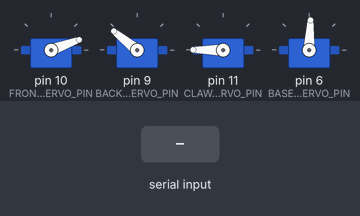
A sketch run on a simulated Arduino Uno, built with avr-gcc and run on an emulated ATmega328P. Parts: 4 × servo. Inputs (shaded band) come from the test bench. What the sketch prints to the serial monitor is not drawn.

Above: at 5.5 s.
5.6 s: "1\n" received over Serial
At 6.2 s:
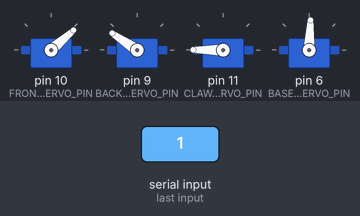
At 6.81 s:
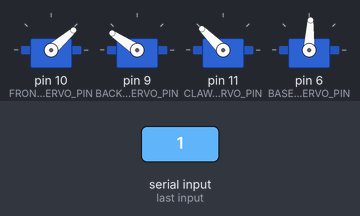
8.6 s: "0\n" received over Serial
At 11.94 s:
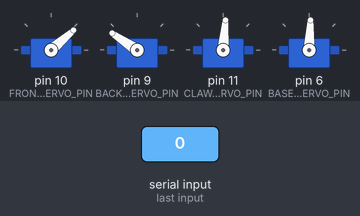
Timing chart, 0 to 15.2 s (numbered marks = the images above; inputs shaded):
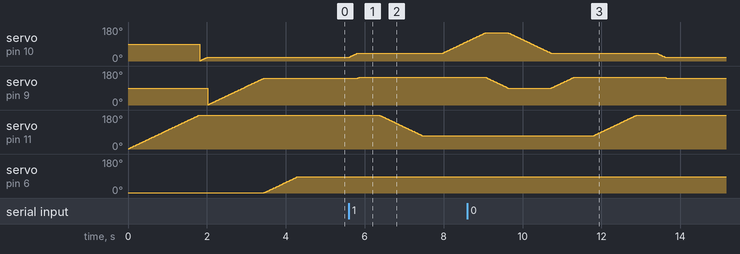

The sketch:

Project.ino
```cpp
#include "RoboticArm.h"

const byte numChars = 32;
char receivedChars[numChars];   // an array to store the received data
String previousData = "";
boolean newData = false;

int choice;

RoboticArm myRoboticArm;

void setup() {
    Serial.begin(57600);

    // Sets components initial values
    myRoboticArm.init();

    Serial.println("<Arduino is ready>");
}

void loop() {

    recvWithEndMarker();
    showNewData();

//    if (Serial.available()) {
//        // Receives either the integer 0, 1, 2, or 3 from serial connection
//        // to signify "await", "turnLeft", "turnRight", or "toggle" respectively.
//        choice = Serial.parseInt();
//
//        myRoboticArm.movementChoice(choice);
//    }
}

//Recieve data and look for the endMarker '\n' (new line)
void recvWithEndMarker() {
    static byte ndx = 0;
    char endMarker = '\n';
    char rc;

    while (Serial.available() > 0 && newData == false) {
        rc = Serial.read();

        if (rc != endMarker) {
            receivedChars[ndx] = rc;
            ndx++;
            if (ndx >= numChars) {
                ndx = numChars - 1;
            }
        }
        else {
            receivedChars[ndx] = '\0'; // terminate the string
            ndx = 0;
            newData = true;
        }
    }
}

void showNewData() {
    if (newData == true) {
        //Convert char array into string
        String s = receivedChars;
        //Only perform an action when the incoming data changes
        if (!s.equals(previousData)) {

            myRoboticArm.movementChoice(3);
        }
        newData = false;
        previousData = s;
    }
}
```

Arm.cpp
```cpp
#include "Arm.h"


Arm::Arm() {}
Arm::~Arm() {}

void Arm::init() {
    // Sets components initial values
    _frontArmServo.init(FRONT_ARM_SERVO_PIN, _frontArmMinAngle, _frontArmMaxAngle);
    _backArmServo.init(BACK_ARM_SERVO_PIN, _backArmMinAngle, _backArmMaxAngle);
    _myClaw.init();

    // Sets arm initial position
    _myClaw.open();
    _frontArmServo.moveToPosition(_FrontArmPosition.RETRACTED);
    _backArmServo.moveToPosition(_BackArmPosition.RETRACTED);

    // Sets arm initial state
    _isGrabbing = false;
}

void Arm::toggle() {

    if (_isGrabbing){
        // Move arm to release position

        _frontArmServo.moveToPosition(_FrontArmPosition.REACHING);
        _backArmServo.moveToPosition(_BackArmPosition.REACHING);
        delay(500);

        _myClaw.open();
        delay(500);

        _frontArmServo.moveToPosition(_FrontArmPosition.RETRACTED);
        _backArmServo.moveToPosition(_BackArmPosition.RETRACTED);

        _isGrabbing = false;
    }
    else {
        // Move arm to grabbing position

        _frontArmServo.moveToPosition(_FrontArmPosition.REACHING);
        _backArmServo.moveToPosition(_BackArmPosition.REACHING);
        delay(500);

        _myClaw.close();
        delay(500);

        _frontArmServo.moveToPosition(_FrontArmPosition.RAISED);
        _backArmServo.moveToPosition(_BackArmPosition.RAISED);

        _isGrabbing = true;
    }
}
```

Arm.h
```cpp
#ifndef ARM_H
#define ARM_H

#include "PINS.h"
#include "ServoMotor.h"
#include "Claw.h"


class Arm {

    public:
        Arm();
        ~Arm();

        void init();
        void toggle();

    private:

        ServoMotor _frontArmServo;
        ServoMotor _backArmServo;
        Claw _myClaw;

        bool _isGrabbing;


        const int _frontArmMinAngle = 0;
        const int _frontArmMaxAngle = 150;

        const int _backArmMinAngle = 0;
        const int _backArmMaxAngle = 170;

        struct _FrontArmPosition {
            const int RETRACTED = 35;
            const int REACHING = 70;
            const int RAISED = 255;
        } _FrontArmPosition;

        struct _BackArmPosition {
            const int RETRACTED = 212;
            const int REACHING = 220;
            const int RAISED = 135;
        } _BackArmPosition;
};

#endif
```

Base.cpp
```cpp
#include "Base.h"

Base::Base() {}
Base::~Base() {}

void Base::init() {
    // Sets components initial values
    _baseServo.init(BASE_SERVO_PIN, _baseMinAngle, _baseMaxAngle);

    // Set base initial position
    _baseServo.moveToPosition(_basePosition);
}

void Base::turnLeft() {
    _basePosition -= _positionIncrement;
    _baseServo.moveToPosition(_basePosition);
}

void Base::turnRight() {
    _basePosition += _positionIncrement;
    _baseServo.moveToPosition(_basePosition);
}
```

Base.h
```cpp
#ifndef BASE_H
#define BASE_H

#include "PINS.h"
#include "ServoMotor.h"


class Base {

    public:
        Base();
        ~Base();

        void init();

        void turnLeft();
        void turnRight();

    private:
        ServoMotor _baseServo;

        const int _baseMinAngle = 5;
        const int _baseMaxAngle = 180;

        const int _positionIncrement = 10;

        int _basePosition = 120;
};

#endif
```

Claw.cpp
```cpp
#include "Claw.h"

Claw::Claw() {}
Claw::~Claw() {}

void Claw::init() {
    // Sets component initial value
    _clawServo.init(CLAW_SERVO_PIN, _clawMinAngle, _clawMaxAngle);
}

void Claw::open() {
    _clawServo.moveToPosition(255);
}

void Claw::close() {
    _clawServo.moveToPosition(0);
}
```

Claw.h
```cpp
#ifndef CLAW_H
#define CLAW_H

#include "PINS.h"
#include "ServoMotor.h"


class Claw {

    public:
        Claw();
        ~Claw();

        void init();

        void open();
        void close();

    private:
        ServoMotor _clawServo;

        const int _clawMinAngle = 70;
        const int _clawMaxAngle = 180;
};

#endif
```

RoboticArm.cpp
```cpp
#include "RoboticArm.h"

RoboticArm::RoboticArm() {}
RoboticArm::~RoboticArm() {}

void RoboticArm::init() {
    // Sets components initial values
    _myArm.init();
    _myBase.init();
}

void RoboticArm::movementChoice(int choice){

	switch(choice){
		case 1:
			_myBase.turnLeft();
			break;

		case 2:
			_myBase.turnRight();
			break;

		case 3:
			_myArm.toggle();
			break;

		default:		// Awaits for another command
			return;
	}
}
```

RoboticArm.h
```cpp
#ifndef ROBOTIC_ARM_H
#define ROBOTIC_ARM_H

#include "Arm.h"
#include "Base.h"


class RoboticArm {

    public:
        RoboticArm();
        ~RoboticArm();

        void init();
        void movementChoice(int choice);


    private:

        Arm _myArm;
        Base _myBase;
};

#endif
```

ServoMotor.cpp
```cpp
#include "ServoMotor.h"

ServoMotor::ServoMotor(){}
ServoMotor::~ServoMotor(){}

void ServoMotor::init(int pin, int minAngle, int maxAngle) {
    _myServo.attach(pin);

    if (minAngle < 0)
        _minAngle = 0;
    else
        _minAngle = minAngle;

    if (maxAngle > 180)
        _maxAngle = 180;
    else
        _maxAngle = maxAngle;
}

void ServoMotor::moveToPosition(byte value){
    _angle = map(value, 0, 255, _minAngle, _maxAngle);

    if (_angle >= _previousAngle){
        for (int i = _previousAngle+1; i <= _angle; i++){
            _myServo.write(i);
            delay(_servoDelaySpeed);
        }
    }
    else {
        for (int i = _previousAngle-1; i >= _angle; i--){
            _myServo.write(i);
            delay(_servoDelaySpeed);
        }
    }

    _previousAngle = _angle;
}
```

ServoMotor.h
```cpp
#ifndef SERVOMOTOR_H
#define SERVOMOTOR_H

#include <Arduino.h>
#include <Servo.h>

class ServoMotor {

    public:
        ServoMotor();
        ~ServoMotor();

        void init(int pin, int minAngle, int maxAngle);
        void moveToPosition(byte value);

    private:
        Servo _myServo;
        const int _servoDelaySpeed = 10;
        int _previousAngle;
        int _angle;
        int _minAngle, _maxAngle;
};

#endif
```

PINS.h
```cpp
#ifndef PINS_H
#define PINS_H

// Define servos pin connections on Arduino
#define CLAW_SERVO_PIN          11
#define FRONT_ARM_SERVO_PIN     10
#define BACK_ARM_SERVO_PIN      9
#define BASE_SERVO_PIN          6

#endif
```

Measured:
- after the input at 5.6 s, servo on pin 10 (FRONT_ARM_SERVO_PIN): moves from 20° to 104° over 3.0 s, starting at once; servo on pin 9 (BACK_ARM_SERVO_PIN): 141° → 146° after 0.22 s; servo on pin 11 (CLAW_SERVO_PIN): moves from 180° to 70° over 1.1 s, starting after 0.76 s
- after the input at 8.6 s, servo on pin 11 (CLAW_SERVO_PIN): moves from 70° to 180° over 1.1 s, starting after 3.2 s
